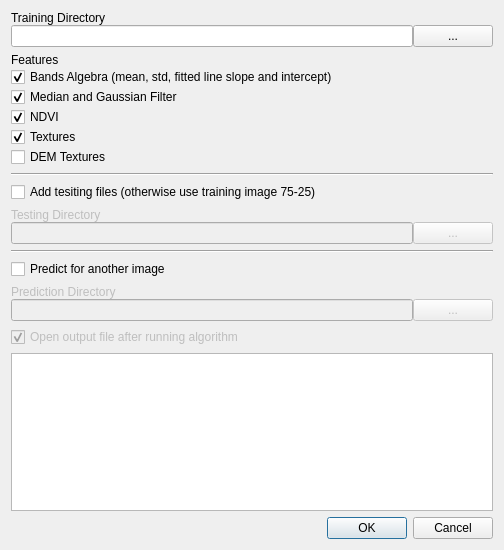
<?xml version="1.0" encoding="UTF-8"?>
<ui version="4.0">
 <class>LumberjackDialogBase</class>
 <widget class="QDialog" name="LumberjackDialogBase">
  <property name="geometry">
   <rect>
    <x>0</x>
    <y>0</y>
    <width>504</width>
    <height>550</height>
   </rect>
  </property>
  <property name="minimumSize">
   <size>
    <width>504</width>
    <height>550</height>
   </size>
  </property>
  <property name="maximumSize">
   <size>
    <width>16777215</width>
    <height>1000</height>
   </size>
  </property>
  <property name="windowTitle">
   <string>Lumberjack</string>
  </property>
  <layout class="QGridLayout" name="gridLayout">
   <item row="24" column="0">
    <widget class="QPlainTextEdit" name="plainTextEdit">
     <property name="font">
      <font>
       <family>Courier New</family>
      </font>
     </property>
     <property name="readOnly">
      <bool>true</bool>
     </property>
    </widget>
   </item>
   <item row="2" column="0">
    <widget class="Line" name="line">
     <property name="orientation">
      <enum>Qt::Horizontal</enum>
     </property>
    </widget>
   </item>
   <item row="14" column="0">
    <layout class="QVBoxLayout" name="verticalLayout_img_predict">
     <property name="spacing">
      <number>0</number>
     </property>
     <item>
      <widget class="QLabel" name="label_imageDirectory">
       <property name="enabled">
        <bool>false</bool>
       </property>
       <property name="text">
        <string>Prediction Directory</string>
       </property>
      </widget>
     </item>
     <item>
      <layout class="QHBoxLayout" name="horizontalLayout">
       <item>
        <widget class="QLineEdit" name="lineEdit_predictionDirectoy">
         <property name="enabled">
          <bool>false</bool>
         </property>
         <property name="clearButtonEnabled">
          <bool>false</bool>
         </property>
        </widget>
       </item>
       <item>
        <widget class="QPushButton" name="pushButton_predictionDirectory">
         <property name="enabled">
          <bool>false</bool>
         </property>
         <property name="text">
          <string>...</string>
         </property>
        </widget>
       </item>
      </layout>
     </item>
    </layout>
   </item>
   <item row="1" column="0">
    <layout class="QVBoxLayout" name="verticalLayout_features" stretch="0,0,0,0,0,0">
     <property name="spacing">
      <number>0</number>
     </property>
     <property name="sizeConstraint">
      <enum>QLayout::SetDefaultConstraint</enum>
     </property>
     <item>
      <widget class="QLabel" name="label_features">
       <property name="text">
        <string>Features</string>
       </property>
      </widget>
     </item>
     <item>
      <widget class="QCheckBox" name="checkBox_bandsAlgebra">
       <property name="text">
        <string>Bands Algebra (mean, std, fitted line slope and intercept)</string>
       </property>
       <property name="checked">
        <bool>true</bool>
       </property>
      </widget>
     </item>
     <item>
      <widget class="QCheckBox" name="checkBox_medianFilter">
       <property name="text">
        <string>Median and Gaussian Filter</string>
       </property>
       <property name="checked">
        <bool>true</bool>
       </property>
      </widget>
     </item>
     <item>
      <widget class="QCheckBox" name="checkBox_ndvi">
       <property name="text">
        <string>NDVI</string>
       </property>
       <property name="checked">
        <bool>true</bool>
       </property>
      </widget>
     </item>
     <item>
      <widget class="QCheckBox" name="checkBox_textures">
       <property name="text">
        <string>Textures</string>
       </property>
       <property name="checked">
        <bool>true</bool>
       </property>
      </widget>
     </item>
     <item>
      <widget class="QCheckBox" name="checkBox_dem">
       <property name="enabled">
        <bool>true</bool>
       </property>
       <property name="text">
        <string>DEM Textures</string>
       </property>
       <property name="checked">
        <bool>false</bool>
       </property>
      </widget>
     </item>
    </layout>
   </item>
   <item row="0" column="0">
    <layout class="QVBoxLayout" name="verticalLayout_training_directory">
     <property name="spacing">
      <number>0</number>
     </property>
     <item>
      <widget class="QLabel" name="label_trainingDirectory">
       <property name="text">
        <string>Training Directory</string>
       </property>
      </widget>
     </item>
     <item>
      <layout class="QHBoxLayout" name="horizontalLayout_2">
       <item>
        <widget class="QLineEdit" name="lineEdit_trainingDirectory">
         <property name="text">
          <string/>
         </property>
        </widget>
       </item>
       <item>
        <widget class="QPushButton" name="pushButton_trainingDirectory">
         <property name="text">
          <string>...</string>
         </property>
        </widget>
       </item>
      </layout>
     </item>
    </layout>
   </item>
   <item row="5" column="0">
    <layout class="QVBoxLayout" name="verticalLayout_img_testing">
     <property name="spacing">
      <number>0</number>
     </property>
     <item>
      <widget class="QLabel" name="label_testingDirectory">
       <property name="enabled">
        <bool>false</bool>
       </property>
       <property name="text">
        <string>Testing Directory</string>
       </property>
      </widget>
     </item>
     <item>
      <layout class="QHBoxLayout" name="horizontalLayout_7">
       <item>
        <widget class="QLineEdit" name="lineEdit_testingDirectory">
         <property name="enabled">
          <bool>false</bool>
         </property>
        </widget>
       </item>
       <item>
        <widget class="QPushButton" name="pushButton_testingDirectory">
         <property name="enabled">
          <bool>false</bool>
         </property>
         <property name="text">
          <string>...</string>
         </property>
        </widget>
       </item>
      </layout>
     </item>
    </layout>
   </item>
   <item row="10" column="0">
    <widget class="Line" name="line_2">
     <property name="orientation">
      <enum>Qt::Horizontal</enum>
     </property>
    </widget>
   </item>
   <item row="21" column="0">
    <layout class="QVBoxLayout" name="verticalLayout_output_file">
     <property name="spacing">
      <number>0</number>
     </property>
     <item>
      <widget class="QCheckBox" name="checkBox_addFile">
       <property name="enabled">
        <bool>false</bool>
       </property>
       <property name="text">
        <string>Open output file after running algorithm</string>
       </property>
       <property name="checked">
        <bool>true</bool>
       </property>
      </widget>
     </item>
    </layout>
   </item>
   <item row="11" column="0">
    <widget class="QCheckBox" name="checkBox_prediction">
     <property name="text">
      <string>Predict for another image</string>
     </property>
    </widget>
   </item>
   <item row="30" column="0">
    <layout class="QVBoxLayout" name="verticalLayout">
     <item>
      <widget class="QDialogButtonBox" name="button_box">
       <property name="orientation">
        <enum>Qt::Horizontal</enum>
       </property>
       <property name="standardButtons">
        <set>QDialogButtonBox::Cancel|QDialogButtonBox::Ok</set>
       </property>
      </widget>
     </item>
    </layout>
   </item>
   <item row="3" column="0">
    <layout class="QVBoxLayout" name="verticalLayout_testing_vector">
     <property name="spacing">
      <number>0</number>
     </property>
     <item>
      <widget class="QCheckBox" name="checkBox_testing">
       <property name="enabled">
        <bool>true</bool>
       </property>
       <property name="text">
        <string>Add tesiting files (otherwise use training image 75-25)</string>
       </property>
      </widget>
     </item>
    </layout>
   </item>
  </layout>
 </widget>
 <resources/>
 <connections>
  <connection>
   <sender>button_box</sender>
   <signal>accepted()</signal>
   <receiver>LumberjackDialogBase</receiver>
   <slot>accept()</slot>
   <hints>
    <hint type="sourcelabel">
     <x>20</x>
     <y>20</y>
    </hint>
    <hint type="destinationlabel">
     <x>20</x>
     <y>20</y>
    </hint>
   </hints>
  </connection>
  <connection>
   <sender>button_box</sender>
   <signal>rejected()</signal>
   <receiver>LumberjackDialogBase</receiver>
   <slot>reject()</slot>
   <hints>
    <hint type="sourcelabel">
     <x>20</x>
     <y>20</y>
    </hint>
    <hint type="destinationlabel">
     <x>20</x>
     <y>20</y>
    </hint>
   </hints>
  </connection>
 </connections>
</ui>
